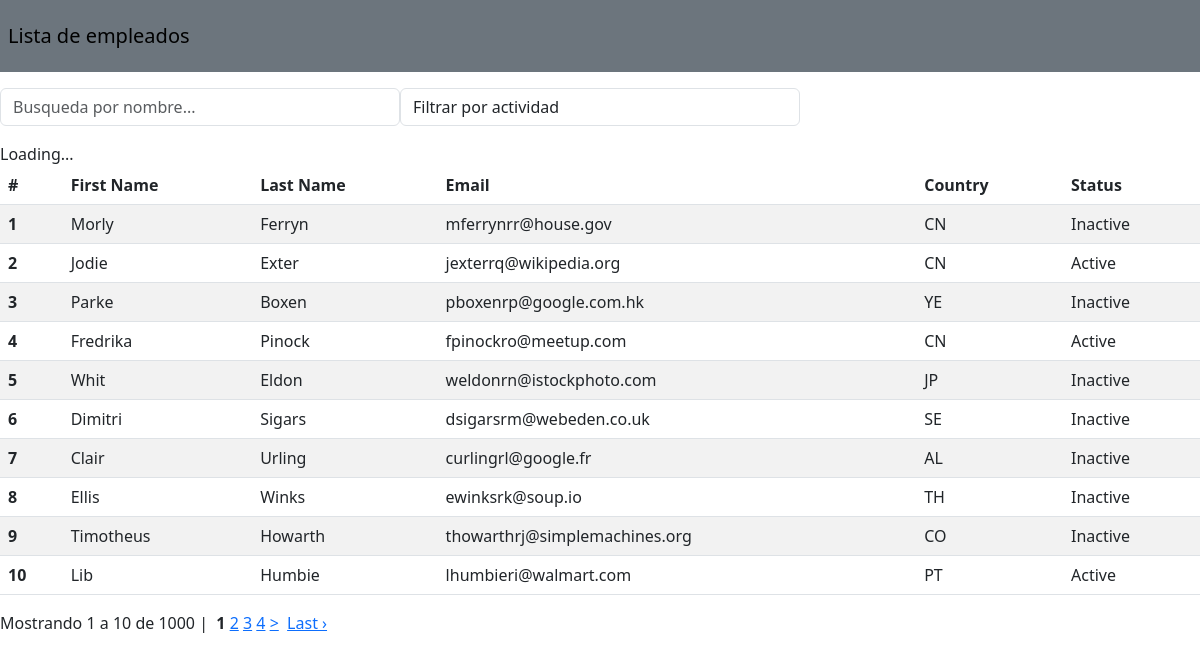
The page / on the database its author committed.
### tables this page shows
CREATE TABLE `users` (
  `id` int(11) NOT NULL AUTO_INCREMENT,
  `first_name` varchar(25) NOT NULL,
  `last_name` varchar(25) NOT NULL,
  `email` varchar(50) NOT NULL,
  `country` varchar(20) NOT NULL,
  `status` tinyint(1) NOT NULL DEFAULT 1 COMMENT '1=Active | 0=Inactive',
  `created` datetime NOT NULL,
  PRIMARY KEY (`id`)
);

### index.php (the view, shortened to what this page needs)
<link href="https://cdn.jsdelivr.net/npm/bootstrap@5.3.0-alpha1/dist/css/bootstrap.min.css" rel="stylesheet">
<nav class="navbar navbar-expand-lg navbar-light bg-secondary">
    <a class="navbar-brand m-2" href="#">Lista de empleados</a>
</nav>
<div class="search-panel mt-3 mb-3">
    <div class="form-row d-lg-flex">
        <div class="form-group col-md-4 ">
            <input type="text" class="form-control" id="keywords" placeholder="Busqueda por nombre..." onkeyup="searchFilter();">
        </div>
        <div class="form-group col-md-4">
            <select class="form-control" id="filterBy" onchange="searchFilter();">
                <option value="">Filtrar por actividad</option>
            </select>
        </div>
    </div>
</div>
<?php
include_once 'pagination.php';
require_once 'dbConfig.php';
$baseURL = 'getData.php';
$limit = 10;
$query   = $db->query("SELECT COUNT(*) as rowNum FROM users");
$result  = $query->fetch_assoc();
$rowCount = $result['rowNum'];
$pagConfig = array(
    'baseURL' => $baseURL,
    'totalRows' => $rowCount,
    'perPage' => $limit,
    'contentDiv' => 'dataContainer',
    'link_func' => 'searchFilter'
);
$pagination =  new Pagination($pagConfig);
$query = $db->query("SELECT * FROM users ORDER BY id DESC LIMIT $limit");
?>
<div class="datalist-wrapper">
    <div class="loading-overlay">
        <div class="overlay-content">Loading...</div>
    </div>
    <div id="dataContainer">
        <table class="table table-striped">
            <thead>
                <tr>
                    <th scope="col">#</th>
                    <th scope="col">First Name</th>
                    <th scope="col">Last Name</th>
                    <th scope="col">Email</th>
                    <th scope="col">Country</th>
                    <th scope="col">Status</th>
                </tr>
            </thead>
            <tbody>
                <?php
                if ($query->num_rows > 0) {
                    $i = 0;
                    while ($row = $query->fetch_assoc()) {
                        $i++;
                ?>
                        <tr>
                            <th scope="row"><?php echo $i; ?></th>
                            <td><?php echo $row["first_name"]; ?></td>
                            <td><?php echo $row["last_name"]; ?></td>
                            <td><?php echo $row["email"]; ?></td>
                            <td><?php echo $row["country"]; ?></td>
                            <td><?php echo ($row["status"] == 1) ? 'Active' : 'Inactive'; ?></td>
                        </tr>
                <?php
                    }
                } else {
                    echo '<tr><td colspan="6">No records found...</td></tr>';
                }
                ?>
            </tbody>
        </table>
        <?php echo $pagination->createLinks(); ?>
    </div>
</div>

### pagination.php (shortened to what this page needs)
<?php
class Pagination{
    var $baseURL        = '';
    var $totalRows      = '';
    var $perPage        = 10;
    var $numLinks       =  3;
    var $currentPage    =  0;
    var $nextLink       = '&gt;';
    var $lastLink       = 'Last &rsaquo;';
    var $fullTagOpen    = '<div class="pagination">';
    var $fullTagClose   = '</div>';
    var $lastTagOpen    = '&nbsp;';
    var $lastTagClose   = '';
    var $curTagOpen     = '&nbsp;<b>';
    var $curTagClose    = '</b>';
    var $nextTagOpen    = '&nbsp;';
    var $nextTagClose   = '&nbsp;';
    var $numTagOpen     = '&nbsp;';
    var $numTagClose    = '';
    var $anchorClass    = '';
    var $showCount      = true;
    var $contentDiv     = '';
    var $link_func      = '';
    function createLinks(){
        $numPages = ceil($this->totalRows / $this->perPage);
        $output = '';
        if ($this->showCount){
           $currentOffset = $this->currentPage;
           $info = 'Mostrando ' . ( $currentOffset + 1 ) . ' a ' ;
           if( ($currentOffset + $this->perPage) < $this->totalRows)
              $info .= $currentOffset + $this->perPage;
           else
              $info .= $this->totalRows;
           $info .= ' de ' . $this->totalRows . ' | ';
           $output .= $info;
        }
        $this->numLinks = (int)$this->numLinks;
        $this->currentPage = floor(($this->currentPage/$this->perPage) + 1);
        $start = (($this->currentPage - $this->numLinks) > 0) ? $this->currentPage - ($this->numLinks - 1) : 1;
        $end   = (($this->currentPage + $this->numLinks) < $numPages) ? $this->currentPage + $this->numLinks : $numPages;
        for ($loop = $start -1; $loop <= $end; $loop++){
            $i = ($loop * $this->perPage) - $this->perPage;
            if ($i >= 0){
                if ($this->currentPage == $loop){
                    $output .= $this->curTagOpen.$loop.$this->curTagClose;
                }else{
                    $n = ($i == 0) ? '' : $i;
                    $output .= $this->numTagOpen
                        . $this->getAJAXlink( $n, $loop )
                        . $this->numTagClose;
                }
            }
        }
        if ($this->currentPage < $numPages){
            $output .= $this->nextTagOpen
                . $this->getAJAXlink( $this->currentPage * $this->perPage , $this->nextLink )
                . $this->nextTagClose;
        }
        if (($this->currentPage + $this->numLinks) < $numPages){
            $i = (($numPages * $this->perPage) - $this->perPage);
            $output .= $this->lastTagOpen . $this->getAJAXlink( $i, $this->lastLink ) . $this->lastTagClose;
        }
        $output = preg_replace("#([^:])//+#", "\\1/", $output);
        $output = $this->fullTagOpen.$output.$this->fullTagClose;
        return $output;
    }
    function getAJAXlink( $count, $text) {
        $pageCount = $count?$count:0;
        if(!empty($this->link_func)){
            $linkClick = 'onclick="'.$this->link_func.'('.$pageCount.')"';
        }else{
            $this->additionalParam = "{'page' : $pageCount}";
            $linkClick = "onclick=\"$.post('". $this->baseURL."', ". $this->additionalParam .", function(data){
                       $('#". $this->contentDiv . "').html(data); }); return false;\"";
        }
        return "<a href=\"javascript:void(0);\" " . $this->anchorClass . "
                ". $linkClick .">". $text .'</a>';
    }
}
?>

### rows shown on the page
users: first_name "Morly", last_name "Ferryn", email "mferrynrr@house.gov", country "CN", status "Inactive"
users: first_name "Jodie", last_name "Exter", email "jexterrq@wikipedia.org", country "CN", status "Active"
users: first_name "Parke", last_name "Boxen", email "pboxenrp@google.com.hk", country "YE", status "Inactive"
users: first_name "Fredrika", last_name "Pinock", email "fpinockro@meetup.com", country "CN", status "Active"
users: first_name "Whit", last_name "Eldon", email "weldonrn@istockphoto.com", country "JP", status "Inactive"
users: first_name "Dimitri", last_name "Sigars", email "dsigarsrm@webeden.co.uk", country "SE", status "Inactive"
users: first_name "Clair", last_name "Urling", email "curlingrl@google.fr", country "AL", status "Inactive"
users: first_name "Ellis", last_name "Winks", email "ewinksrk@soup.io", country "TH", status "Inactive"
users: first_name "Timotheus", last_name "Howarth", email "thowarthrj@simplemachines.org", country "CO", status "Inactive"
users: first_name "Lib", last_name "Humbie", email "lhumbieri@walmart.com", country "PT", status "Active"

### other values the page prints
$pagination->createLinks() "Mostrando 1 a 10 de 1000 | 1"
$text "2 3 4 > Last ›"
